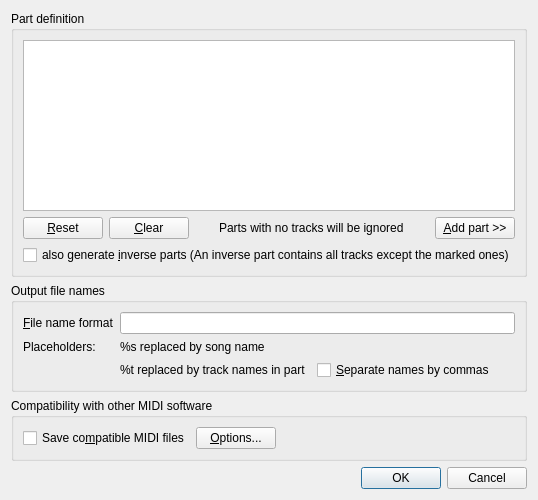
<?xml version="1.0" encoding="UTF-8"?>
<ui version="4.0">
 <class>PartExtractionDialog</class>
 <widget class="QDialog" name="PartExtractionDialog">
  <property name="geometry">
   <rect>
    <x>0</x>
    <y>0</y>
    <width>488</width>
    <height>500</height>
   </rect>
  </property>
  <property name="windowTitle">
   <string>Extract Parts</string>
  </property>
  <layout class="QVBoxLayout" name="verticalLayout_2">
   <item>
    <widget class="QGroupBox" name="groupBoxPartDefinition">
     <property name="title">
      <string>Part definition</string>
     </property>
     <layout class="QVBoxLayout" name="verticalLayout">
      <item>
       <widget class="QTableWidget" name="tableWidgetPartDef">
        <property name="locale">
         <locale language="English" country="UnitedStates"/>
        </property>
        <property name="frameShape">
         <enum>QFrame::StyledPanel</enum>
        </property>
        <property name="editTriggers">
         <set>QAbstractItemView::NoEditTriggers</set>
        </property>
        <property name="alternatingRowColors">
         <bool>true</bool>
        </property>
        <property name="selectionMode">
         <enum>QAbstractItemView::NoSelection</enum>
        </property>
        <property name="gridStyle">
         <enum>Qt::NoPen</enum>
        </property>
        <property name="cornerButtonEnabled">
         <bool>false</bool>
        </property>
       </widget>
      </item>
      <item>
       <layout class="QHBoxLayout" name="horizontalLayout">
        <item>
         <widget class="QPushButton" name="pushButtonReset">
          <property name="text">
           <string>&amp;Reset</string>
          </property>
         </widget>
        </item>
        <item>
         <widget class="QPushButton" name="pushButtonClear">
          <property name="text">
           <string>&amp;Clear</string>
          </property>
         </widget>
        </item>
        <item>
         <spacer name="horizontalSpacer_3">
          <property name="orientation">
           <enum>Qt::Horizontal</enum>
          </property>
          <property name="sizeHint" stdset="0">
           <size>
            <width>40</width>
            <height>20</height>
           </size>
          </property>
         </spacer>
        </item>
        <item>
         <widget class="QLabel" name="labelEmptyPartsIgnored">
          <property name="text">
           <string>Parts with no tracks will be ignored</string>
          </property>
         </widget>
        </item>
        <item>
         <spacer name="horizontalSpacer">
          <property name="orientation">
           <enum>Qt::Horizontal</enum>
          </property>
          <property name="sizeHint" stdset="0">
           <size>
            <width>40</width>
            <height>20</height>
           </size>
          </property>
         </spacer>
        </item>
        <item>
         <widget class="QPushButton" name="pushButtonAddPart">
          <property name="text">
           <string>&amp;Add part &gt;&gt;</string>
          </property>
         </widget>
        </item>
       </layout>
      </item>
      <item>
       <widget class="QCheckBox" name="checkBoxGenerateInverseParts">
        <property name="text">
         <string>also generate &amp;inverse parts (An inverse part contains all tracks except the marked ones)</string>
        </property>
       </widget>
      </item>
     </layout>
    </widget>
   </item>
   <item>
    <widget class="QGroupBox" name="groupBoxOutputFilenames">
     <property name="title">
      <string>Output file names</string>
     </property>
     <layout class="QGridLayout" name="gridLayout">
      <item row="0" column="0">
       <widget class="QLabel" name="labelFileNameFormat">
        <property name="text">
         <string>&amp;File name format</string>
        </property>
        <property name="buddy">
         <cstring>lineEditFileNameFormat</cstring>
        </property>
       </widget>
      </item>
      <item row="0" column="1">
       <widget class="QLineEdit" name="lineEditFileNameFormat"/>
      </item>
      <item row="1" column="0">
       <widget class="QLabel" name="labelPlaceholders">
        <property name="text">
         <string>Placeholders:</string>
        </property>
       </widget>
      </item>
      <item row="1" column="1">
       <widget class="QLabel" name="labelPlaceholderSongName">
        <property name="text">
         <string>%s replaced by song name</string>
        </property>
       </widget>
      </item>
      <item row="2" column="1">
       <layout class="QHBoxLayout" name="horizontalLayout_2">
        <item>
         <widget class="QLabel" name="labelPlaceholderTrackNames">
          <property name="text">
           <string>%t replaced by track names in part</string>
          </property>
         </widget>
        </item>
        <item>
         <spacer name="horizontalSpacer_4">
          <property name="orientation">
           <enum>Qt::Horizontal</enum>
          </property>
          <property name="sizeType">
           <enum>QSizePolicy::Fixed</enum>
          </property>
          <property name="sizeHint" stdset="0">
           <size>
            <width>5</width>
            <height>5</height>
           </size>
          </property>
         </spacer>
        </item>
        <item>
         <widget class="QCheckBox" name="checkBoxSeparateByCommas">
          <property name="text">
           <string>&amp;Separate names by commas</string>
          </property>
         </widget>
        </item>
        <item>
         <spacer name="horizontalSpacer_2">
          <property name="orientation">
           <enum>Qt::Horizontal</enum>
          </property>
          <property name="sizeHint" stdset="0">
           <size>
            <width>0</width>
            <height>5</height>
           </size>
          </property>
         </spacer>
        </item>
       </layout>
      </item>
     </layout>
    </widget>
   </item>
   <item>
    <widget class="QGroupBox" name="groupBoxCompatibility">
     <property name="title">
      <string>Compatibility with other MIDI software</string>
     </property>
     <layout class="QHBoxLayout" name="horizontalLayout_4">
      <item>
       <widget class="QCheckBox" name="checkBoxSaveCompatibleFiles">
        <property name="text">
         <string>Save co&amp;mpatible MIDI files</string>
        </property>
       </widget>
      </item>
      <item>
       <widget class="QPushButton" name="pushButtonConversionOptions">
        <property name="text">
         <string>&amp;Options...</string>
        </property>
       </widget>
      </item>
      <item>
       <spacer name="horizontalSpacer_8">
        <property name="orientation">
         <enum>Qt::Horizontal</enum>
        </property>
        <property name="sizeHint" stdset="0">
         <size>
          <width>40</width>
          <height>20</height>
         </size>
        </property>
       </spacer>
      </item>
     </layout>
    </widget>
   </item>
   <item>
    <widget class="QDialogButtonBox" name="buttonBox">
     <property name="orientation">
      <enum>Qt::Horizontal</enum>
     </property>
     <property name="standardButtons">
      <set>QDialogButtonBox::Cancel|QDialogButtonBox::Ok</set>
     </property>
    </widget>
   </item>
  </layout>
 </widget>
 <tabstops>
  <tabstop>tableWidgetPartDef</tabstop>
  <tabstop>pushButtonReset</tabstop>
  <tabstop>pushButtonClear</tabstop>
  <tabstop>pushButtonAddPart</tabstop>
  <tabstop>lineEditFileNameFormat</tabstop>
  <tabstop>checkBoxSeparateByCommas</tabstop>
  <tabstop>buttonBox</tabstop>
 </tabstops>
 <resources/>
 <connections>
  <connection>
   <sender>buttonBox</sender>
   <signal>accepted()</signal>
   <receiver>PartExtractionDialog</receiver>
   <slot>accept()</slot>
   <hints>
    <hint type="sourcelabel">
     <x>248</x>
     <y>254</y>
    </hint>
    <hint type="destinationlabel">
     <x>157</x>
     <y>274</y>
    </hint>
   </hints>
  </connection>
  <connection>
   <sender>buttonBox</sender>
   <signal>rejected()</signal>
   <receiver>PartExtractionDialog</receiver>
   <slot>reject()</slot>
   <hints>
    <hint type="sourcelabel">
     <x>316</x>
     <y>260</y>
    </hint>
    <hint type="destinationlabel">
     <x>286</x>
     <y>274</y>
    </hint>
   </hints>
  </connection>
 </connections>
</ui>
